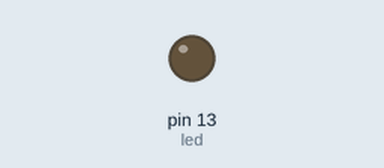
Recording of a sketch running on a simulated Arduino Uno, built with avr-gcc and run on an emulated ATmega328P. Parts: output pins drawn as LEDs (lit = HIGH).

Above: at 0.6 s.
At 2.6 s:
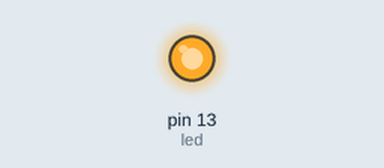
Timing chart, 0 to 6.8 s (numbered marks = the images above):
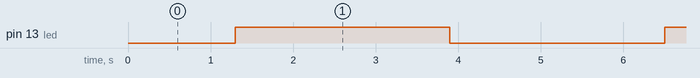

The sketch:

task_1_0_2.ino
```cpp
#include <Arduino.h>
int led = LED_BUILTIN;
void setup()
{
  pinMode(LED_BUILTIN,OUTPUT);
}
void loop()
{
  for(int i =0; i<255;i+=10)
  {
    analogWrite(led,i);
    delay(100);
  }
  for(int i =255; i>0;i-=10)
  {
    analogWrite(led,i);
    delay(100);
  }
}
```

Measured:
- by itself, pin 13 (led): alternates HIGH for 2.6 s and LOW for 2.6 s
